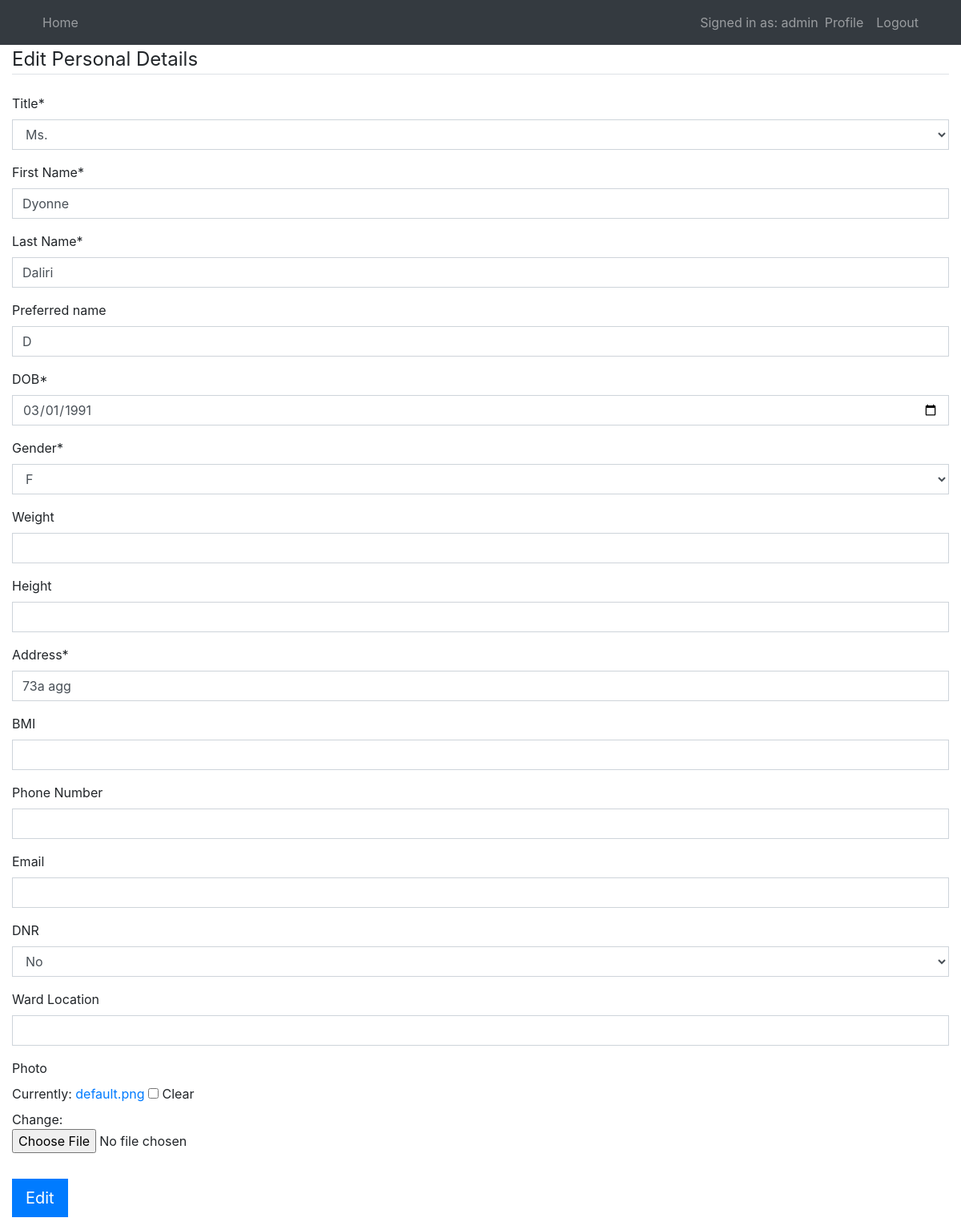
Before: /home/patient/3/edit/ (signed in) with the older database file.
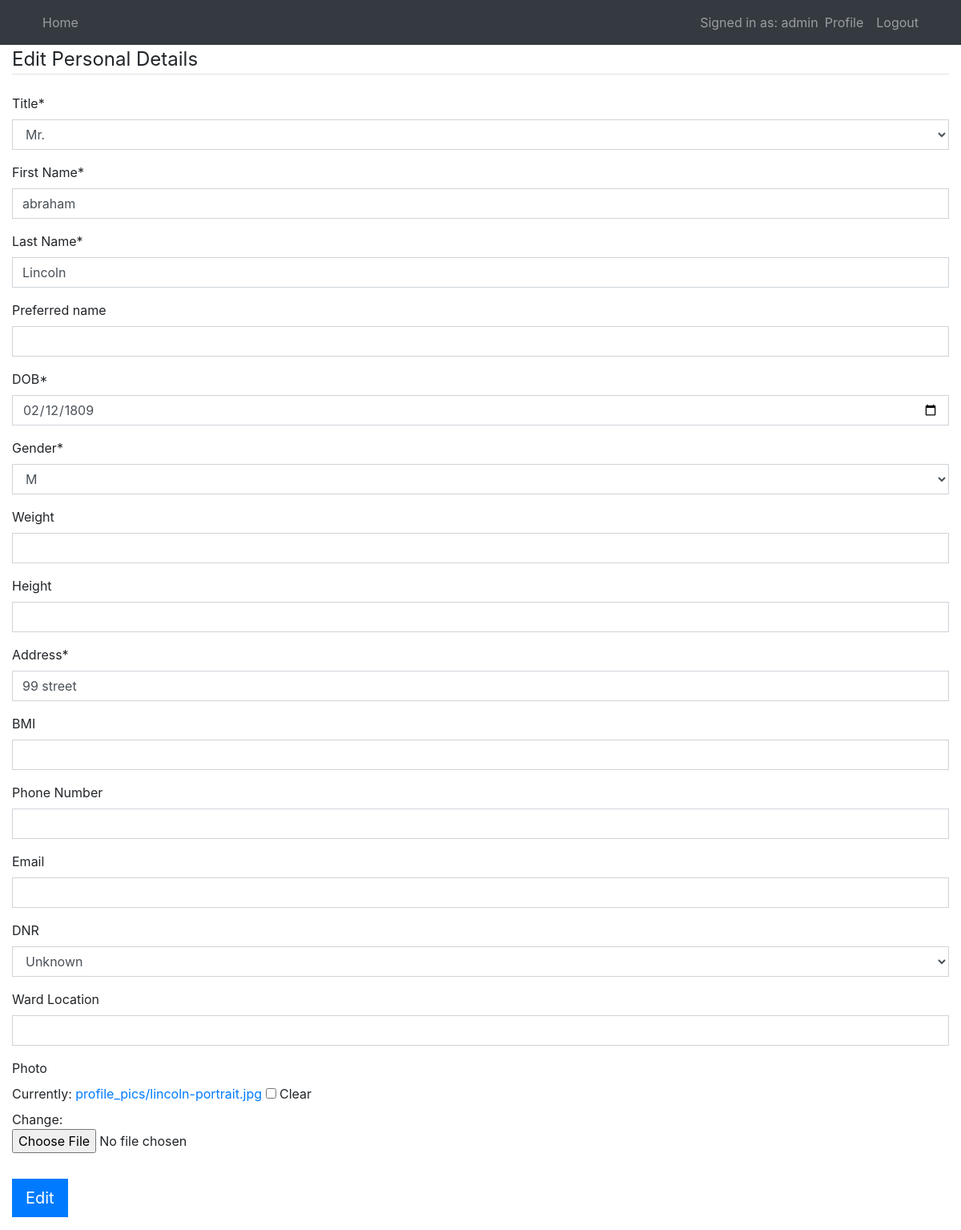
After: the same page with the newer database file.
### users/models.py (models this page shows, shortened)
class PersonalDetails(models.Model):
    patienttitle = models.CharField(max_length=4, choices=TITLE_CHOICES, verbose_name='Title')
    patientuniqueid = models.CharField(unique=True, max_length=10, verbose_name='Patient ID')
    patientfirstname = models.CharField(max_length=256, verbose_name='First Name')
    patientlastname = models.CharField(max_length=256, verbose_name='Last Name')
    patientpreferredname = models.CharField(max_length=256, blank=True, verbose_name='Preferred name')
    dateofbirth = models.DateTimeField(verbose_name='DOB')
    gender = models.CharField(max_length=256, choices=GENDER_CHOICES, verbose_name='Gender')
    weight = models.CharField(max_length=256, blank=True, verbose_name='Weight')
    height = models.CharField(max_length=256, blank=True, verbose_name='Height')
    address = models.CharField(max_length=256, verbose_name='Address')
    bmi = models.CharField(max_length=256, blank=True, verbose_name='BMI')
    phonenumber = models.CharField(max_length=256, blank=True, verbose_name='Phone Number')
    email = models.CharField(max_length=256, blank=True, verbose_name='Email')
    dnr = models.NullBooleanField(null=True, blank=True, verbose_name='DNR')
    wardlocation = models.CharField(max_length=256, blank=True, verbose_name='Ward Location')
    photo = models.ImageField(default='default.png', upload_to='profile_pics', blank=True, verbose_name='Photo')

### mysite/views.py (the view)
# urls.py: path('patient/<int:id>/edit/', views.edit_profile, name='edit-profile'),
@login_required()
def edit_profile(request, id):
    patient = get_object_or_404(PersonalDetails, id=id)
    if request.method == 'POST':
        form = AddPatientForm(request.POST, request.FILES, instance=patient)
        if form.is_valid():
            personadetails = form.save(commit=False)
            personadetails.patient = patient
            form.instance.personaldetails_id = id
            personadetails.save()
            return redirect('patient-list', id=id)
    else:
        form = AddPatientForm(instance=patient)
        return render(request, 'mysite/edit_profile.html', {'form': form})

### mysite/forms.py
class AddPatientForm(ModelForm):
    class Meta:
        model = PersonalDetails
        fields = ['patienttitle', 'patientfirstname', 'patientlastname', 'patientpreferredname', 'dateofbirth',
                      'gender', 'weight', 'height', 'address', 'bmi', 'phonenumber', 'email', 'dnr', 'wardlocation',
                      'photo']
        widgets = {
                     'dateofbirth': DateInput(),
                 }

### mysite/templates/mysite/edit_profile.html (shortened to what this page needs)
{% extends "mysite/base.html" %}
{% load crispy_forms_tags %}
{% block content %}
    <div class="content-section">
        <form enctype="multipart/form-data" method="POST">
            <fieldset class="form-group">
                <legend class="border-bottom mb-4">Edit Personal Details</legend>
                {{ form|crispy }}
            </fieldset>
            <div class="form-group">
                <button type="submit" class="btn btn-primary btn-lg">Edit</button>
            </div>
        </form>
    </div>
{% endblock content %}

Changed rows visible on the page:
changed PersonalDetails: patienttitle "Ms." → "Mr."; patientfirstname "Dyonne" → "abraham"; patientlastname "Daliri" → "Lincoln"; patientpreferredname "D" → (not shown); dateofbirth "03/01/1991" → "02/12/1809"; gender "F" → "M"; address "73a agg" → "99 street"; dnr "No" → "Unknown"
Other visible differences:
text no longer shown: "Title * First Name * Last Name * Preferred name DOB * Gender * Weight Height Address * BMI Phone Number Email DNR Ward Location Photo Currently: default.png Clear Change:"
text now shown: "Title * First Name * Last Name * Preferred name DOB * Gender * Weight Height Address * BMI Phone Number Email DNR Ward Location Photo Currently: profile_pics/lincoln-portrait.jpg Clear Change:"
